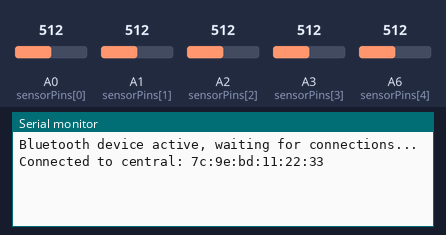
A sketch run on a simulated Arduino Nano 33 IoT. On the bench: the last lines printed to the serial monitor. The inputs (shaded band) are chosen by the test bench; at power-on: A0 (sensorPins[0]) = 512, A1 (sensorPins[1]) = 512, A2 (sensorPins[2]) = 512, A3 (sensorPins[3]) = 512, A6 (sensorPins[4]) = 512. Nothing arrives over Bluetooth unless stated; a phone connects over Bluetooth LE 3 s after start.

Above: at 3.9 s.
4.0 s: A0 (sensorPins[0]) set to 190
At 4.6 s:
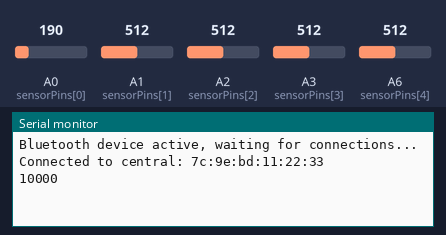
5.5 s: A1 (sensorPins[1]) set to 190
At 6.0 s:
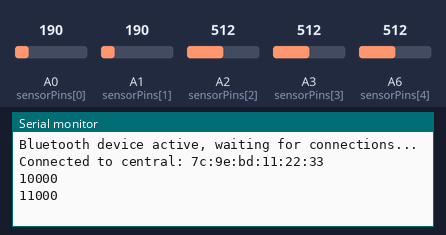
7.0 s: A2 (sensorPins[2]) set to 190
At 7.5 s:
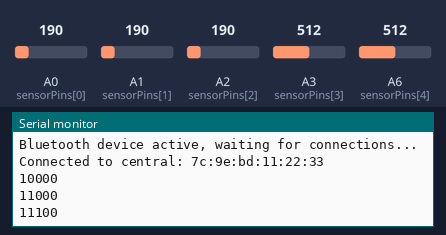
8.5 s: A3 (sensorPins[3]) set to 190
At 9.0 s:
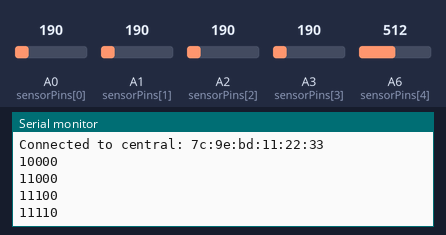
10.0 s: A6 (sensorPins[4]) set to 190
At 10.5 s:
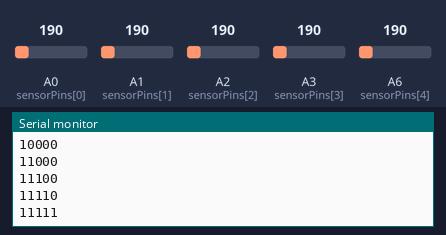
11.5 s: A0 (sensorPins[0]) set to 210
At 12.0 s:
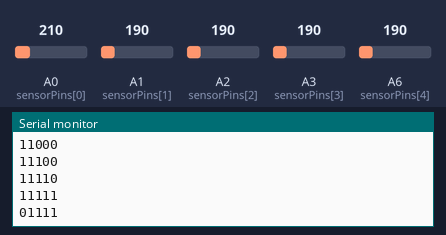
Timing chart, 0 to 14.0 s (numbered marks = the images above; inputs shaded):
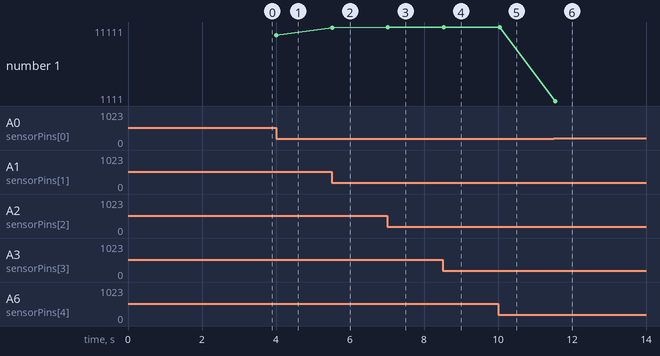

The sketch:

controller.ino
```cpp
#include <ArduinoBLE.h>

// BLE 서비스와 특성 정의
BLEService customService("12345678-1234-5678-1234-56789abcdef0");
BLEStringCharacteristic customCharacteristic("87654321-4321-6789-4321-abcdef012345", BLERead | BLEWrite | BLENotify, 5);

// 순서대로 엄지, 검지, 중지, 약지, 새끼
const int sensorPins[5] = {A0, A1, A2, A3, A6}; // 사용할 핀들
const int threshold = 200;

char prevValue[6] = "00000"; // 이전 상태 저장 변수

void setup() {
  for (int i = 0; i < 5; i++) {
    pinMode(sensorPins[i], INPUT);
  }
  Serial.begin(9600);
  //while (!Serial);

  // BLE 초기화
  if (!BLE.begin()) {
    Serial.println("Starting BLE failed!");
    while (1);
  }

  // BLE 장치 이름 설정
  BLE.setLocalName("Nano33BLE");
  BLE.setAdvertisedService(customService);
  customService.addCharacteristic(customCharacteristic);
  BLE.addService(customService);

  // 초기 값 설정
  customCharacteristic.writeValue("00000");

  // BLE 광고 시작
  BLE.advertise();
  Serial.println("Bluetooth device active, waiting for connections...");
}

void loop() {
  // 중앙 장치가 연결되었는지 확인
  BLEDevice central = BLE.central();

  if (central) {
    Serial.print("Connected to central: ");
    Serial.println(central.address());

    while (central.connected()) {
      char value[6] = "00000"; // 5개의 문자와 null terminator

      for (int i = 0; i < 5; i++) {
        if (analogRead(sensorPins[i]) < threshold) {
          value[i] = '1'; // 해당 비트를 1로 설정
        } else {
          value[i] = '0';
        }
      }

      // 현재 상태와 이전 상태 비교
      if (strcmp(value, prevValue) != 0) {
        // 상태가 변경된 경우에만 전송
        Serial.println(value);
        customCharacteristic.writeValue(value);

        // 이전 상태를 현재 상태로 업데이트
        strcpy(prevValue, value);
      }
      delay(100);
    }

    Serial.print("Disconnected from central: ");
    Serial.println(central.address());
  }
}
```

Measured:
- after the input at 4.0 s, the serial monitor: prints a new line at once (image 1)
- after the input at 5.5 s, the serial monitor: prints a new line at once (image 2)
- after the input at 7.0 s, the serial monitor: prints a new line at once (image 3)
- after the input at 8.5 s, the serial monitor: prints a new line at once (image 4)
- after the input at 10.0 s, the serial monitor: prints a new line at once (image 5)
- after the input at 11.5 s, the serial monitor: prints a new line after 0.05 s (image 6)
- plotted number 1: 10000 → 11000 after the input at 5.5 s, 11000 → 11100 after the input at 7.0 s, 11100 → 11110 after the input at 8.5 s, 11110 → 11111 after the input at 10.0 s, 11111 → 1111 after the input at 11.5 s
